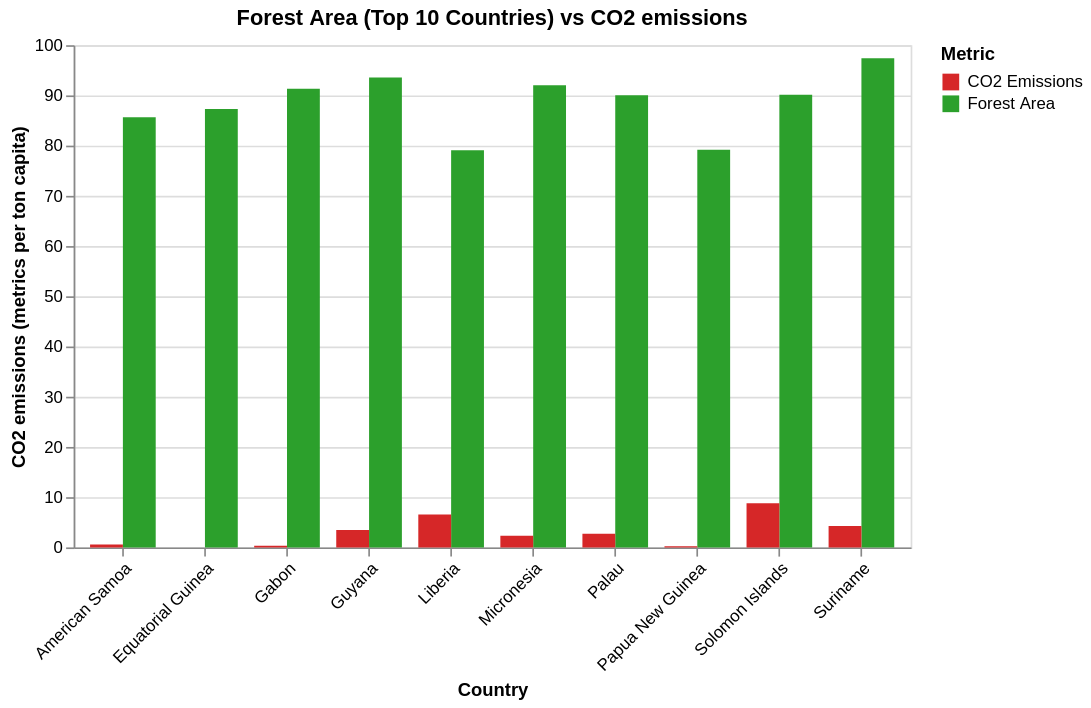

Specify this chart in Vega-Lite:
### Vega-Lite specification from a JSON file in a GitHub repository (floating-point values rounded to 4 significant figures)
{"$schema": "https://vega.github.io/schema/vega-lite/v5.json", "description": "A grouped bar chart comparing CO2 emissions and forest area by country.", "width": 500, "height": 300, "title": "Forest Area (Top 10 Countries) vs CO2 emissions", "data": {"values": [{"Country": "Suriname", "CO2_Emissions": 4.285, "Forest_Area": 97.41}, {"Country": "Guyana", "CO2_Emissions": 3.473, "Forest_Area": 93.55}, {"Country": "Micronesia", "CO2_Emissions": 2.333, "Forest_Area": 92.03}, {"Country": "Gabon", "CO2_Emissions": 0.3231, "Forest_Area": 91.32}, {"Country": "Solomon Islands", "CO2_Emissions": 8.803, "Forest_Area": 90.14}, {"Country": "Palau", "CO2_Emissions": 2.726, "Forest_Area": 90.02}, {"Country": "Equatorial Guinea", "CO2_Emissions": 0, "Forest_Area": 87.29}, {"Country": "American Samoa", "CO2_Emissions": 0.5633, "Forest_Area": 85.65}, {"Country": "Papua New Guinea", "CO2_Emissions": 0.2318, "Forest_Area": 79.18}, {"Country": "Liberia", "CO2_Emissions": 6.57, "Forest_Area": 79.08}]}, "selection": {"metric_selection": {"type": "multi", "fields": ["Metric Label"], "bind": "legend"}}, "transform": [{"fold": ["Forest_Area", "CO2_Emissions"], "as": ["Metric", "Value"]}, {"calculate": "datum.Metric === 'Forest_Area' ? 'Forest Area' : 'CO2 Emissions'", "as": "Metric Label"}], "mark": "bar", "encoding": {"x": {"field": "Country", "type": "nominal", "title": "Country", "axis": {"labelAngle": -45}}, "y": {"field": "Value", "type": "quantitative", "title": "CO2 emissions (metrics per ton capita)"}, "color": {"field": "Metric Label", "type": "nominal", "title": "Metric", "scale": {"range": ["#d62728", "#2ca02c"]}}, "xOffset": {"field": "Metric Label"}, "tooltip": [{"field": "Country", "type": "ordinal", "title": "Country"}, {"field": "Metric Label", "type": "nominal", "title": "Metric"}, {"field": "Value", "type": "quantitative", "title": "Value"}], "opacity": {"condition": {"selection": "metric_selection", "value": 1}, "value": 0.2}}}
